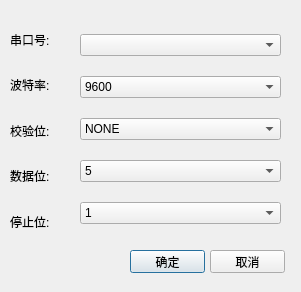
<?xml version="1.0" encoding="UTF-8"?>
<ui version="4.0">
 <class>DlgCom</class>
 <widget class="QDialog" name="DlgCom">
  <property name="geometry">
   <rect>
    <x>0</x>
    <y>0</y>
    <width>301</width>
    <height>292</height>
   </rect>
  </property>
  <property name="windowTitle">
   <string>Dialog</string>
  </property>
  <widget class="QPushButton" name="pushButton_OK">
   <property name="geometry">
    <rect>
     <x>130</x>
     <y>250</y>
     <width>75</width>
     <height>23</height>
    </rect>
   </property>
   <property name="text">
    <string>确定</string>
   </property>
  </widget>
  <widget class="QPushButton" name="pushButton_CANCEL">
   <property name="geometry">
    <rect>
     <x>210</x>
     <y>250</y>
     <width>75</width>
     <height>23</height>
    </rect>
   </property>
   <property name="text">
    <string>取消</string>
   </property>
  </widget>
  <widget class="QWidget" name="layoutWidget">
   <property name="geometry">
    <rect>
     <x>10</x>
     <y>20</y>
     <width>61</width>
     <height>221</height>
    </rect>
   </property>
   <layout class="QGridLayout" name="gridLayout">
    <item row="4" column="0">
     <widget class="QLabel" name="label_Stop">
      <property name="text">
       <string>停止位:</string>
      </property>
     </widget>
    </item>
    <item row="2" column="0">
     <widget class="QLabel" name="label_Check">
      <property name="text">
       <string>校验位:</string>
      </property>
     </widget>
    </item>
    <item row="1" column="0">
     <widget class="QLabel" name="label_Pote">
      <property name="text">
       <string>波特率:</string>
      </property>
     </widget>
    </item>
    <item row="0" column="0">
     <widget class="QLabel" name="label_Com">
      <property name="text">
       <string>串口号:</string>
      </property>
     </widget>
    </item>
    <item row="3" column="0">
     <widget class="QLabel" name="label_Data">
      <property name="text">
       <string>数据位:</string>
      </property>
     </widget>
    </item>
   </layout>
  </widget>
  <widget class="QWidget" name="layoutWidget">
   <property name="geometry">
    <rect>
     <x>80</x>
     <y>20</y>
     <width>201</width>
     <height>221</height>
    </rect>
   </property>
   <layout class="QGridLayout" name="gridLayout_2">
    <item row="0" column="0">
     <widget class="QComboBox" name="comboBox_Com"/>
    </item>
    <item row="3" column="0">
     <widget class="QComboBox" name="comboBox_Check">
      <item>
       <property name="text">
        <string>NONE</string>
       </property>
      </item>
      <item>
       <property name="text">
        <string>EVEN</string>
       </property>
      </item>
      <item>
       <property name="text">
        <string>ODD</string>
       </property>
      </item>
      <item>
       <property name="text">
        <string>MARK</string>
       </property>
      </item>
      <item>
       <property name="text">
        <string>SPACE</string>
       </property>
      </item>
     </widget>
    </item>
    <item row="5" column="0">
     <widget class="QComboBox" name="comboBox_Stop">
      <item>
       <property name="text">
        <string>1</string>
       </property>
      </item>
      <item>
       <property name="text">
        <string>1.5</string>
       </property>
      </item>
      <item>
       <property name="text">
        <string>2</string>
       </property>
      </item>
     </widget>
    </item>
    <item row="1" column="0">
     <widget class="QComboBox" name="comboBox_Pote">
      <property name="currentIndex">
       <number>1</number>
      </property>
      <item>
       <property name="text">
        <string>4800</string>
       </property>
      </item>
      <item>
       <property name="text">
        <string>9600</string>
       </property>
      </item>
      <item>
       <property name="text">
        <string>19200</string>
       </property>
      </item>
      <item>
       <property name="text">
        <string>115200</string>
       </property>
      </item>
     </widget>
    </item>
    <item row="4" column="0">
     <widget class="QComboBox" name="comboBox_Data">
      <item>
       <property name="text">
        <string>5</string>
       </property>
      </item>
      <item>
       <property name="text">
        <string>6</string>
       </property>
      </item>
      <item>
       <property name="text">
        <string>7</string>
       </property>
      </item>
      <item>
       <property name="text">
        <string>8</string>
       </property>
      </item>
     </widget>
    </item>
   </layout>
  </widget>
 </widget>
 <resources/>
 <connections>
  <connection>
   <sender>pushButton_CANCEL</sender>
   <signal>clicked()</signal>
   <receiver>DlgCom</receiver>
   <slot>close()</slot>
   <hints>
    <hint type="sourcelabel">
     <x>256</x>
     <y>257</y>
    </hint>
    <hint type="destinationlabel">
     <x>257</x>
     <y>283</y>
    </hint>
   </hints>
  </connection>
 </connections>
</ui>
